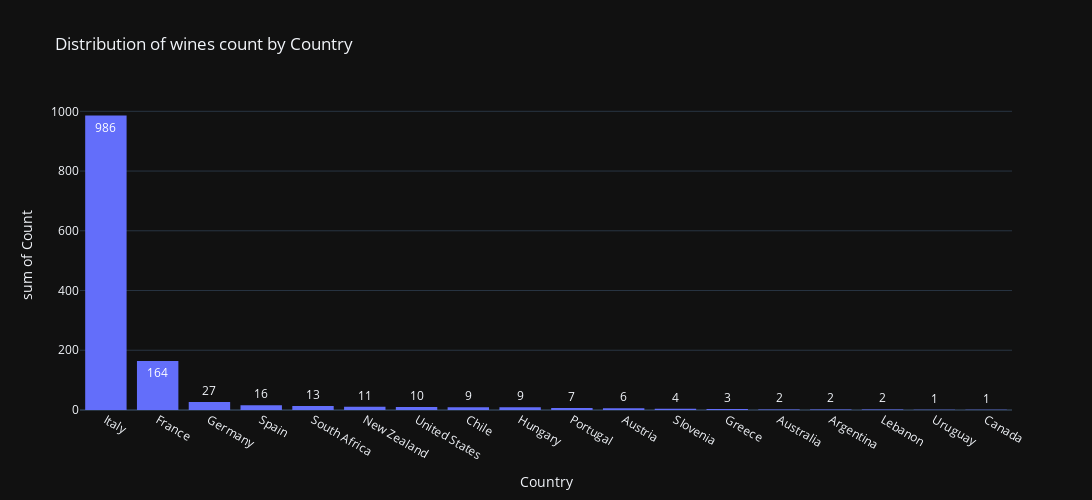

Notebook code cell kept with this figure:
### Code cell
type_counts = data['Country'].value_counts().reset_index()
type_counts.columns = ['Country', 'Count']

fig = px.histogram(type_counts, x='Country', y='Count', 
             title='Count of Each Type of Wine', height=500, width=1100, text_auto=True, barmode='group')
fig.update_layout(title="Distribution of wines count by Country")
fig.show()

### Figure 1 — Plotly figure (JSON) as saved in the notebook; plotly's stock layout.template omitted (floating-point values rounded to 4 significant figures)
{"data": [{"alignmentgroup": "True", "bingroup": "x", "histfunc": "sum", "hovertemplate": "Country=%{x}<br>sum of Count=%{y}<extra></extra>", "legendgroup": "", "marker": {"color": "#636efa", "pattern": {"shape": ""}}, "name": "", "offsetgroup": "", "orientation": "v", "showlegend": false, "texttemplate": "%{value}", "x": ["Italy", "France", "Germany", "Spain", "South Africa", "New Zealand", "United States", "Chile", "Hungary", "Portugal", "Austria", "Slovenia", "Greece", "Australia", "Argentina", "Lebanon", "Uruguay", "Canada"], "xaxis": "x", "y": [986, 164, 27, 16, 13, 11, 10, 9, 9, 7, 6, 4, 3, 2, 2, 2, 1, 1], "yaxis": "y", "type": "histogram"}], "layout": {"xaxis": {"anchor": "y", "domain": [0.0, 1.0], "title": {"text": "Country"}}, "yaxis": {"anchor": "x", "domain": [0.0, 1.0], "title": {"text": "sum of Count"}}, "legend": {"tracegroupgap": 0}, "title": {"text": "Distribution of wines count by Country"}, "barmode": "group", "height": 500, "width": 1100}}
